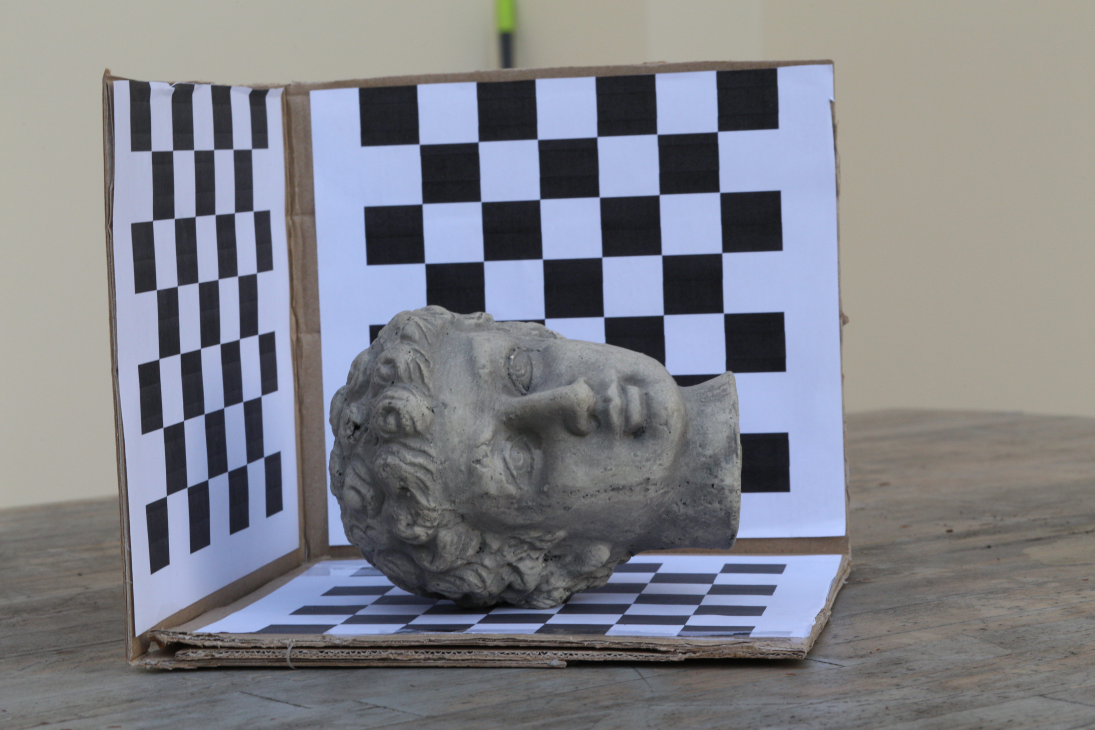
#> input picture fd_jpg/IMG_9127.jpg, 5472 x 3648 px (shown at 1/5 size)
$ python point_selector.py
#> lines starting #> are read from the running program, lines starting #| are printed output that depends on the picture
import numpy as np
import cv2

img=cv2.imread('./fd_jpg/IMG_9127.jpg')
#> img is the input picture: shape (3648, 5472, 3); mean B, G, R 136, 129.4, 128.2
img = cv2.resize(img, (1368, 912))
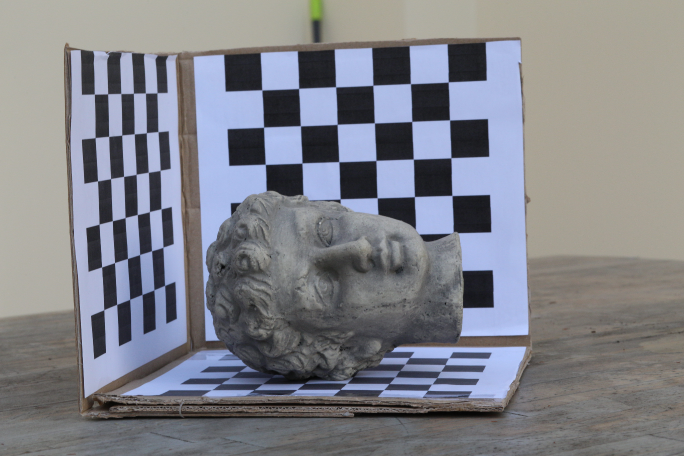
#> img: shape (912, 1368, 3) (shown at 1/2 size); mean B, G, R 136.1, 129.5, 128.3

# cv2.imshow('Test',img)


cv2.imshow('image', img)

#define the events for the
# mouse_click.
def mouse_click(event, x, y,
                flags, param):

    # to check if left mouse
    # button was clicked
    if event == cv2.EVENT_LBUTTONDOWN:

        # font for left click event
        font = cv2.FONT_HERSHEY_DUPLEX
        LB = str(x) + ' ' + str(y)

        # display that left button
        # was clicked.
        cv2.putText(img, LB, (x, y),
                    font, 1,
                    (255, 255, 0),
                    2)
        cv2.imshow('image', img)


    # to check if right mouse
    # button was clicked
    if event == cv2.EVENT_RBUTTONDOWN:

        # font for right click event
        font = cv2.FONT_HERSHEY_SCRIPT_SIMPLEX
        RB = 'Right Button'

        # display that right button
        # was clicked.
        cv2.putText(img, RB, (x, y),
                    font, 1,
                    (0, 255, 255),
                    2)
        cv2.imshow('image', img)

cv2.setMouseCallback('image', mouse_click)

cv2.waitKey(0)

# close all the opened windows.
cv2.destroyAllWindows()

# [17 lines of commented-out code are left out]

$ run again, with fd_jpg/IMG_9125.jpg copied over fd_jpg/IMG_9127.jpg
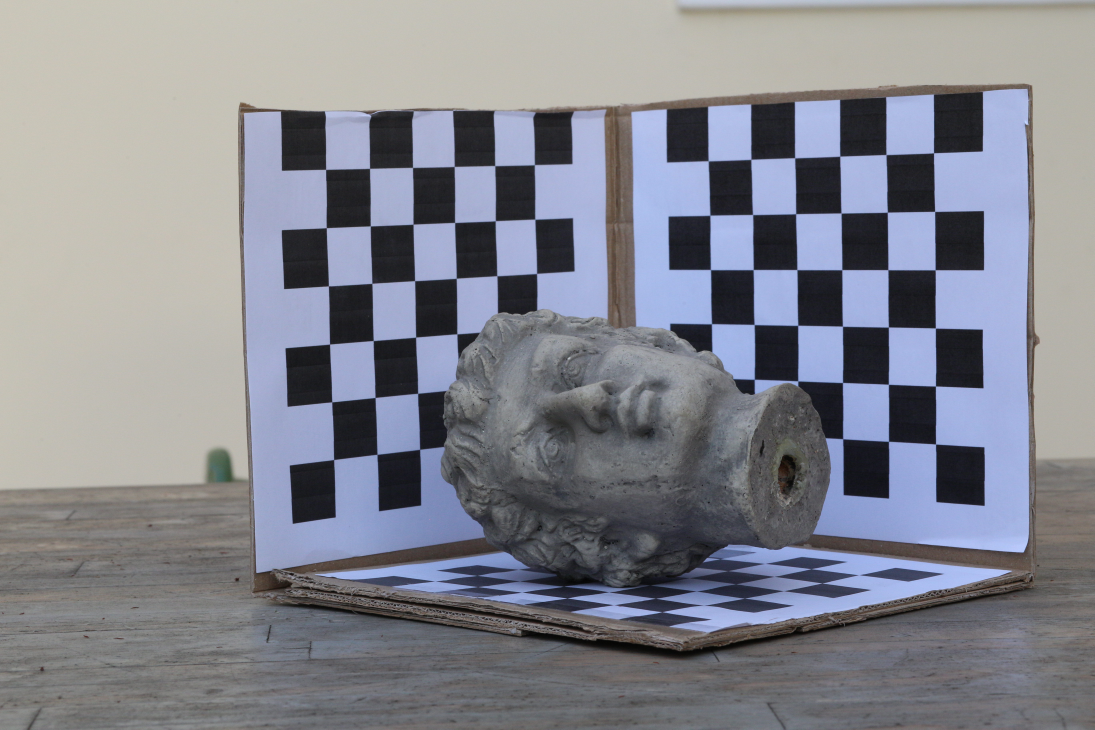
#> input picture fd_jpg/IMG_9125.jpg, 5472 x 3648 px (shown at 1/5 size)
#> img is the input picture: shape (3648, 5472, 3); mean B, G, R 141.9, 133.5, 131.8
#> `img = cv2.resize(img, (1368, 912))`:
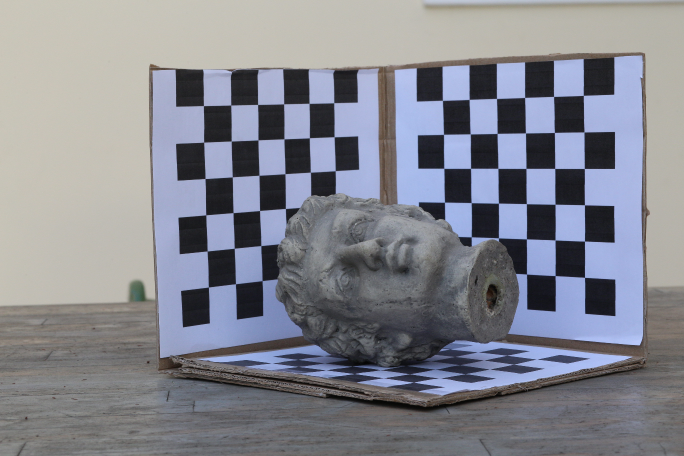
#> img: shape (912, 1368, 3) (shown at 1/2 size); mean B, G, R 142.1, 133.6, 132

$ run again, with fd_jpg/IMG_9126.jpg copied over fd_jpg/IMG_9127.jpg
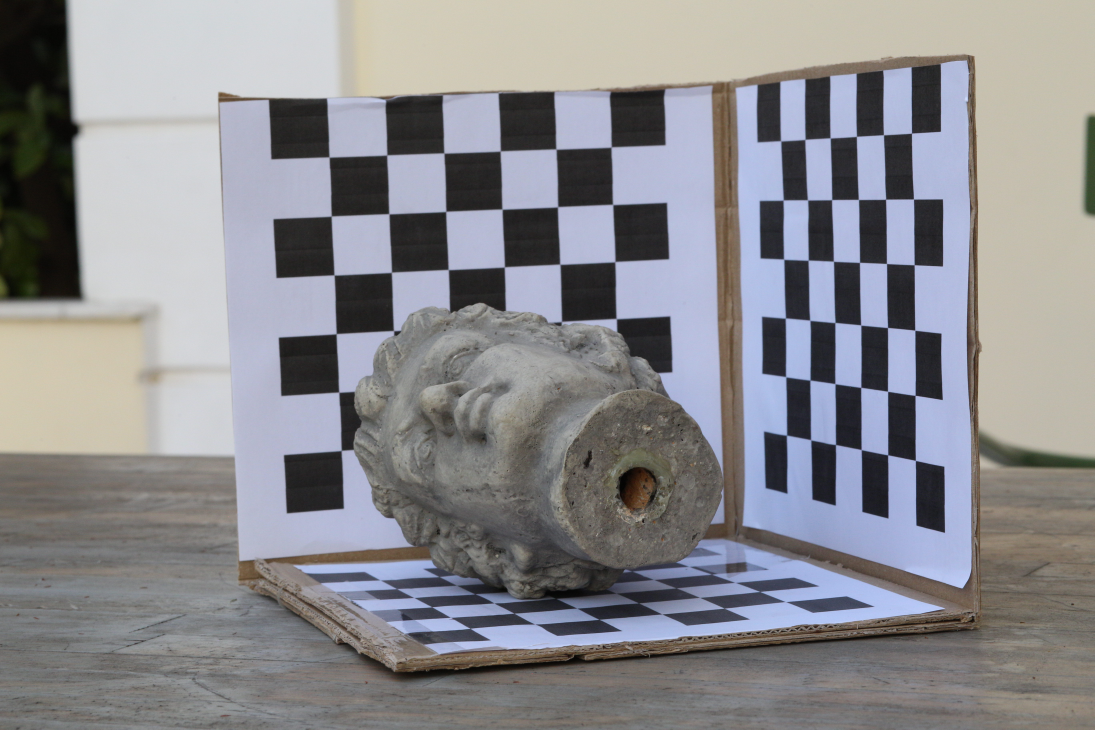
#> input picture fd_jpg/IMG_9126.jpg, 5472 x 3648 px (shown at 1/5 size)
#> img is the input picture: shape (3648, 5472, 3); mean B, G, R 141.6, 138.1, 138.5
#> `img = cv2.resize(img, (1368, 912))`:
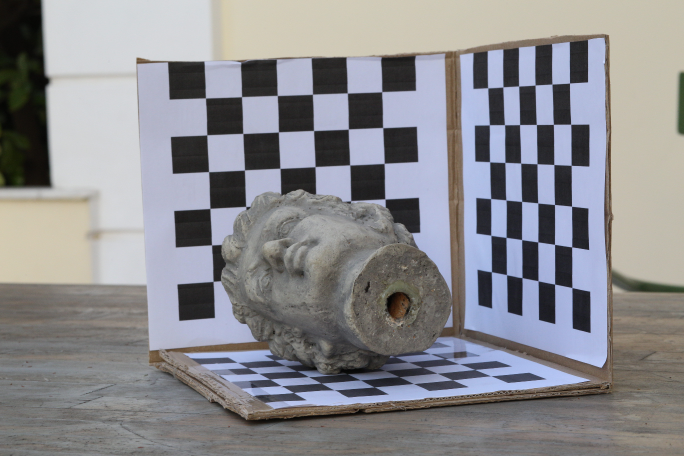
#> img: shape (912, 1368, 3) (shown at 1/2 size); mean B, G, R 141.8, 138.2, 138.6
